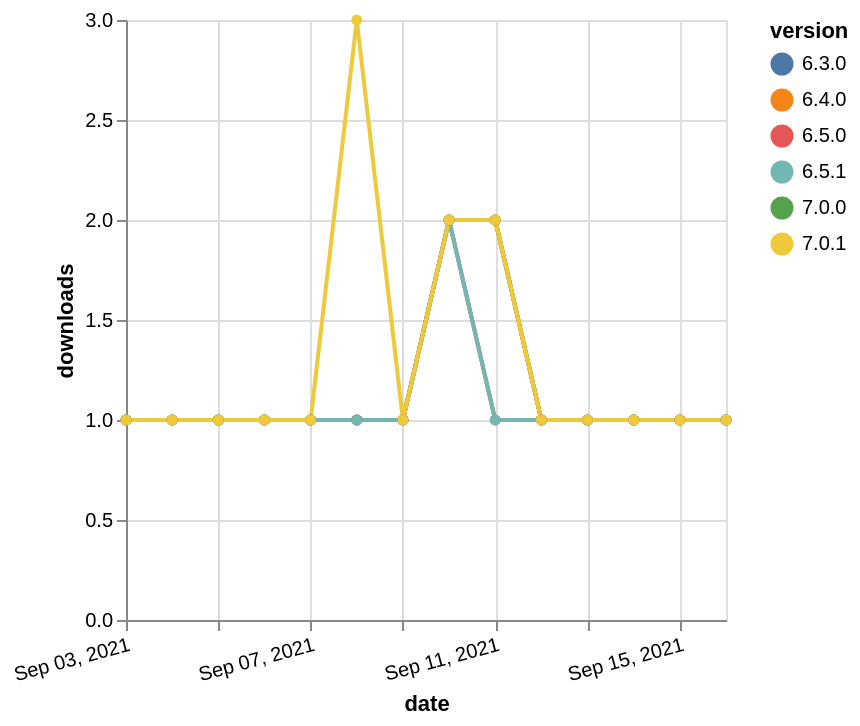

The specification (Vega-Lite) saved for this image:
### Vega-Lite specification from a JSON file in a GitHub repository (floating-point values rounded to 4 significant figures)
{"$schema": "https://vega.github.io/schema/vega-lite/v5.json", "description": "A simple bar chart with embedded data.", "data": {"values": [{"date": "2021-09-03", "total": 183, "delta": 1, "version": "6.3.0"}, {"date": "2021-09-04", "total": 184, "delta": 1, "version": "6.3.0"}, {"date": "2021-09-05", "total": 185, "delta": 1, "version": "6.3.0"}, {"date": "2021-09-06", "total": 186, "delta": 1, "version": "6.3.0"}, {"date": "2021-09-07", "total": 187, "delta": 1, "version": "6.3.0"}, {"date": "2021-09-08", "total": 188, "delta": 1, "version": "6.3.0"}, {"date": "2021-09-09", "total": 189, "delta": 1, "version": "6.3.0"}, {"date": "2021-09-10", "total": 191, "delta": 2, "version": "6.3.0"}, {"date": "2021-09-11", "total": 193, "delta": 2, "version": "6.3.0"}, {"date": "2021-09-12", "total": 194, "delta": 1, "version": "6.3.0"}, {"date": "2021-09-13", "total": 195, "delta": 1, "version": "6.3.0"}, {"date": "2021-09-14", "total": 196, "delta": 1, "version": "6.3.0"}, {"date": "2021-09-15", "total": 197, "delta": 1, "version": "6.3.0"}, {"date": "2021-09-16", "total": 198, "delta": 1, "version": "6.3.0"}, {"date": "2021-09-03", "total": 163, "delta": 1, "version": "7.0.0"}, {"date": "2021-09-04", "total": 164, "delta": 1, "version": "7.0.0"}, {"date": "2021-09-05", "total": 165, "delta": 1, "version": "7.0.0"}, {"date": "2021-09-06", "total": 166, "delta": 1, "version": "7.0.0"}, {"date": "2021-09-07", "total": 167, "delta": 1, "version": "7.0.0"}, {"date": "2021-09-08", "total": 168, "delta": 1, "version": "7.0.0"}, {"date": "2021-09-09", "total": 169, "delta": 1, "version": "7.0.0"}, {"date": "2021-09-10", "total": 171, "delta": 2, "version": "7.0.0"}, {"date": "2021-09-11", "total": 173, "delta": 2, "version": "7.0.0"}, {"date": "2021-09-12", "total": 174, "delta": 1, "version": "7.0.0"}, {"date": "2021-09-13", "total": 175, "delta": 1, "version": "7.0.0"}, {"date": "2021-09-14", "total": 176, "delta": 1, "version": "7.0.0"}, {"date": "2021-09-15", "total": 177, "delta": 1, "version": "7.0.0"}, {"date": "2021-09-16", "total": 178, "delta": 1, "version": "7.0.0"}, {"date": "2021-09-03", "total": 197, "delta": 1, "version": "6.4.0"}, {"date": "2021-09-04", "total": 198, "delta": 1, "version": "6.4.0"}, {"date": "2021-09-05", "total": 199, "delta": 1, "version": "6.4.0"}, {"date": "2021-09-06", "total": 200, "delta": 1, "version": "6.4.0"}, {"date": "2021-09-07", "total": 201, "delta": 1, "version": "6.4.0"}, {"date": "2021-09-08", "total": 202, "delta": 1, "version": "6.4.0"}, {"date": "2021-09-09", "total": 203, "delta": 1, "version": "6.4.0"}, {"date": "2021-09-10", "total": 205, "delta": 2, "version": "6.4.0"}, {"date": "2021-09-11", "total": 207, "delta": 2, "version": "6.4.0"}, {"date": "2021-09-12", "total": 208, "delta": 1, "version": "6.4.0"}, {"date": "2021-09-13", "total": 209, "delta": 1, "version": "6.4.0"}, {"date": "2021-09-14", "total": 210, "delta": 1, "version": "6.4.0"}, {"date": "2021-09-15", "total": 211, "delta": 1, "version": "6.4.0"}, {"date": "2021-09-16", "total": 212, "delta": 1, "version": "6.4.0"}, {"date": "2021-09-03", "total": 166, "delta": 1, "version": "6.5.0"}, {"date": "2021-09-04", "total": 167, "delta": 1, "version": "6.5.0"}, {"date": "2021-09-05", "total": 168, "delta": 1, "version": "6.5.0"}, {"date": "2021-09-06", "total": 169, "delta": 1, "version": "6.5.0"}, {"date": "2021-09-07", "total": 170, "delta": 1, "version": "6.5.0"}, {"date": "2021-09-08", "total": 171, "delta": 1, "version": "6.5.0"}, {"date": "2021-09-09", "total": 172, "delta": 1, "version": "6.5.0"}, {"date": "2021-09-10", "total": 174, "delta": 2, "version": "6.5.0"}, {"date": "2021-09-11", "total": 175, "delta": 1, "version": "6.5.0"}, {"date": "2021-09-12", "total": 176, "delta": 1, "version": "6.5.0"}, {"date": "2021-09-13", "total": 177, "delta": 1, "version": "6.5.0"}, {"date": "2021-09-14", "total": 178, "delta": 1, "version": "6.5.0"}, {"date": "2021-09-15", "total": 179, "delta": 1, "version": "6.5.0"}, {"date": "2021-09-16", "total": 180, "delta": 1, "version": "6.5.0"}, {"date": "2021-09-03", "total": 165, "delta": 1, "version": "6.5.1"}, {"date": "2021-09-04", "total": 166, "delta": 1, "version": "6.5.1"}, {"date": "2021-09-05", "total": 167, "delta": 1, "version": "6.5.1"}, {"date": "2021-09-06", "total": 168, "delta": 1, "version": "6.5.1"}, {"date": "2021-09-07", "total": 169, "delta": 1, "version": "6.5.1"}, {"date": "2021-09-08", "total": 170, "delta": 1, "version": "6.5.1"}, {"date": "2021-09-09", "total": 171, "delta": 1, "version": "6.5.1"}, {"date": "2021-09-10", "total": 173, "delta": 2, "version": "6.5.1"}, {"date": "2021-09-11", "total": 174, "delta": 1, "version": "6.5.1"}, {"date": "2021-09-12", "total": 175, "delta": 1, "version": "6.5.1"}, {"date": "2021-09-13", "total": 176, "delta": 1, "version": "6.5.1"}, {"date": "2021-09-14", "total": 177, "delta": 1, "version": "6.5.1"}, {"date": "2021-09-15", "total": 178, "delta": 1, "version": "6.5.1"}, {"date": "2021-09-16", "total": 179, "delta": 1, "version": "6.5.1"}, {"date": "2021-09-03", "total": 161, "delta": 1, "version": "7.0.1"}, {"date": "2021-09-04", "total": 162, "delta": 1, "version": "7.0.1"}, {"date": "2021-09-05", "total": 163, "delta": 1, "version": "7.0.1"}, {"date": "2021-09-06", "total": 164, "delta": 1, "version": "7.0.1"}, {"date": "2021-09-07", "total": 165, "delta": 1, "version": "7.0.1"}, {"date": "2021-09-08", "total": 168, "delta": 3, "version": "7.0.1"}, {"date": "2021-09-09", "total": 169, "delta": 1, "version": "7.0.1"}, {"date": "2021-09-10", "total": 171, "delta": 2, "version": "7.0.1"}, {"date": "2021-09-11", "total": 173, "delta": 2, "version": "7.0.1"}, {"date": "2021-09-12", "total": 174, "delta": 1, "version": "7.0.1"}, {"date": "2021-09-13", "total": 175, "delta": 1, "version": "7.0.1"}, {"date": "2021-09-14", "total": 176, "delta": 1, "version": "7.0.1"}, {"date": "2021-09-15", "total": 177, "delta": 1, "version": "7.0.1"}, {"date": "2021-09-16", "total": 178, "delta": 1, "version": "7.0.1"}]}, "width": "container", "mark": {"type": "line", "point": {"filled": true}}, "encoding": {"x": {"field": "date", "type": "temporal", "timeUnit": "yearmonthdate", "title": "date", "axis": {"labelAngle": -15}}, "y": {"field": "delta", "type": "quantitative", "title": "downloads"}, "color": {"field": "version", "type": "nominal"}, "tooltip": {"field": "delta"}}}
